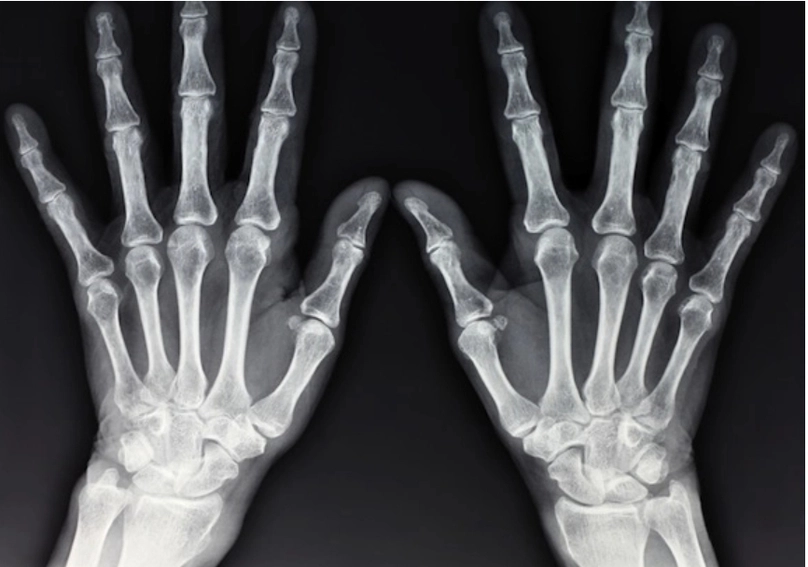
#> input picture image-processing/1.jpg, 808 x 567 px
$ python scling.py
#> lines starting #> are read from the running program, lines starting #| are printed output that depends on the picture
import cv2
import numpy as np

# Load the image
img = cv2.imread('1.jpg')
#> img is the input picture: shape (567, 808, 3); mean B, G, R 79.2, 76.7, 76.1

# Perform slicing transformation
sliced_img = img[100:300, 200:400]  # Specify the desired slice range
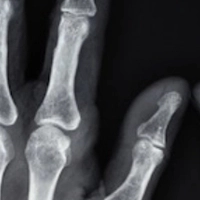
#> sliced_img: shape (200, 200, 3); mean B, G, R 71.6, 68.3, 67

# Display the sliced image
cv2.imshow('Sliced Image', sliced_img)
cv2.waitKey(0)
cv2.destroyAllWindows()

$ run again, with image-processing/2.jpg copied over image-processing/1.jpg
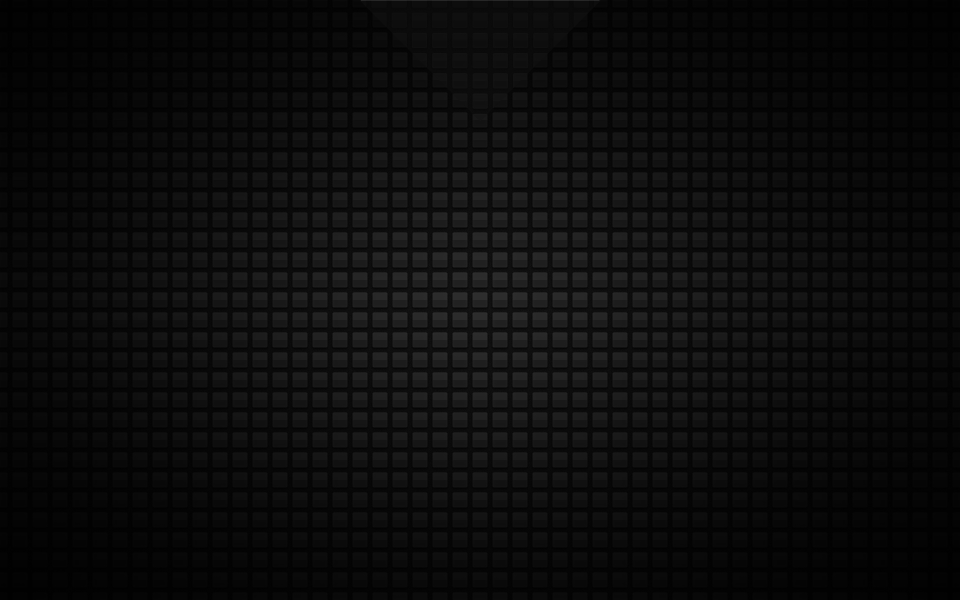
#> input picture image-processing/2.jpg, 1920 x 1200 px (shown at 1/2 size)
#> img is the input picture: shape (1200, 1920, 3); min 0, max 64, mean 11.5
#> `sliced_img = img[100:300, 200:400]`:
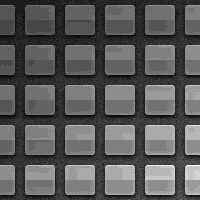
#> sliced_img: shape (200, 200, 3); min 0, max 18, mean 6.32; drawn with min black and max white

$ run again, with image-processing/5.jpg copied over image-processing/1.jpg
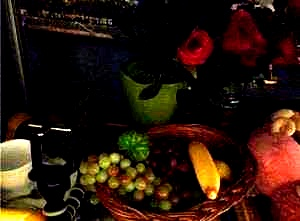
#> input picture image-processing/5.jpg, 300 x 221 px
#> img is the input picture: shape (221, 300, 3); mean B, G, R 12.2, 23.5, 43.5
#> `sliced_img = img[100:300, 200:400]`:
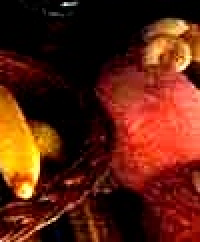
#> sliced_img: shape (121, 100, 3) (shown 2 times larger); mean B, G, R 16.6, 34.5, 92.9
